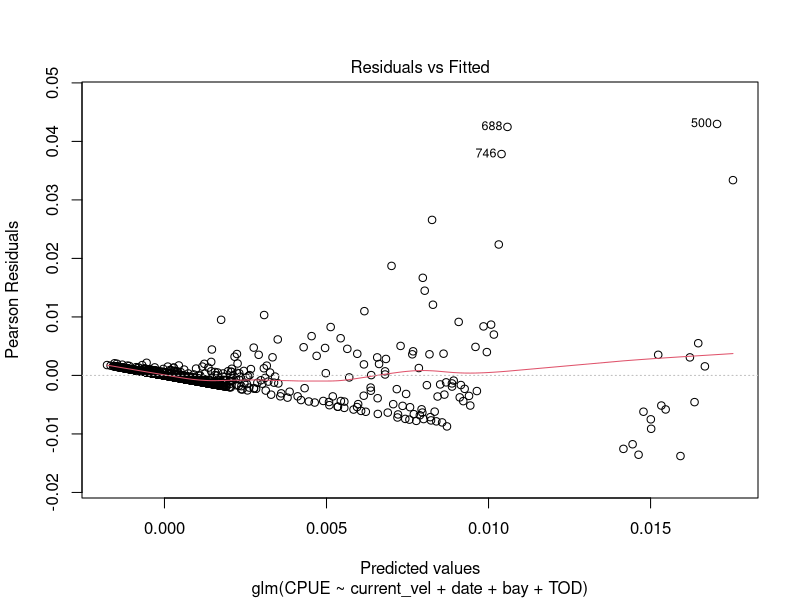
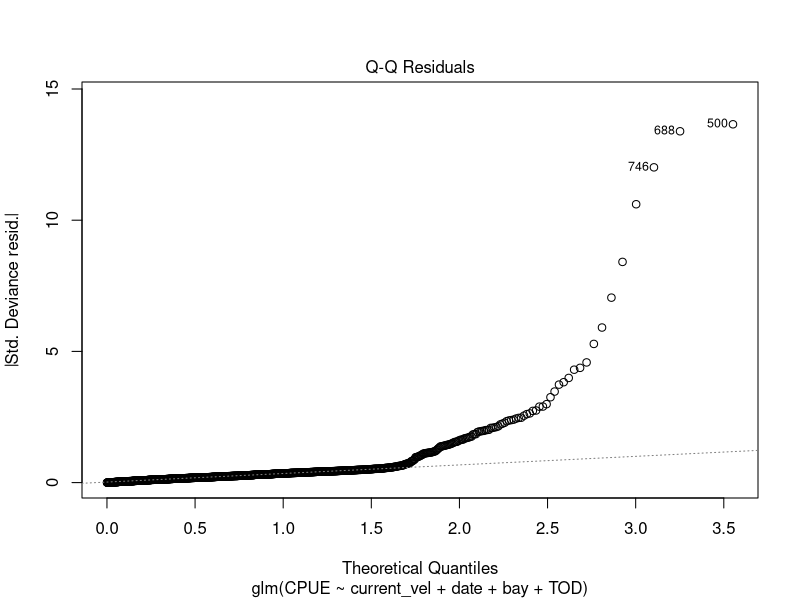
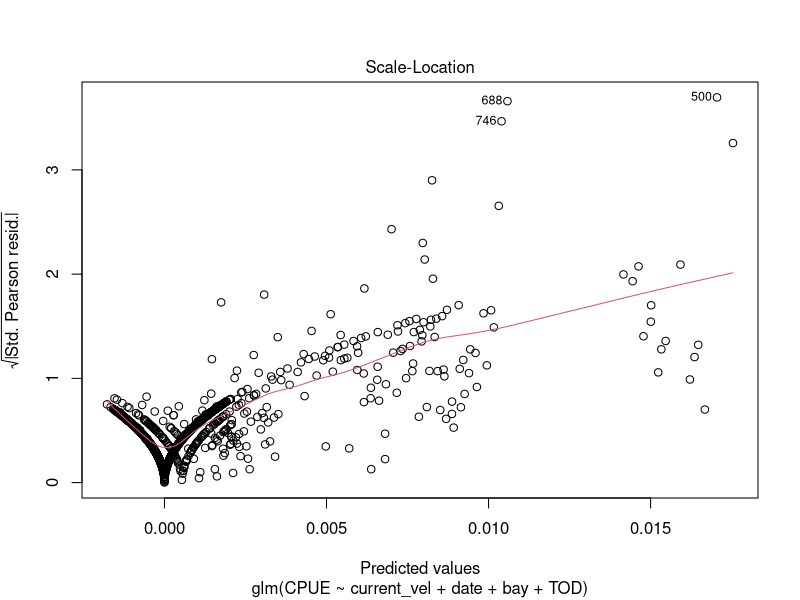
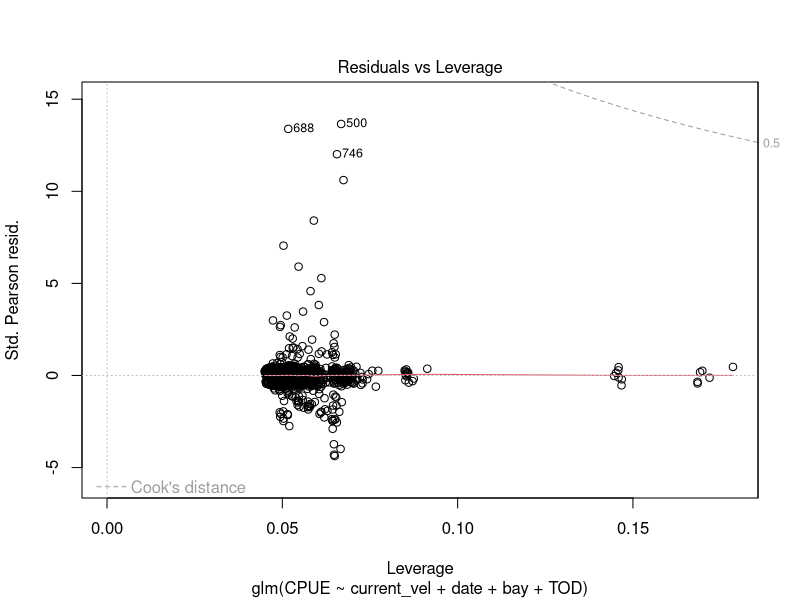
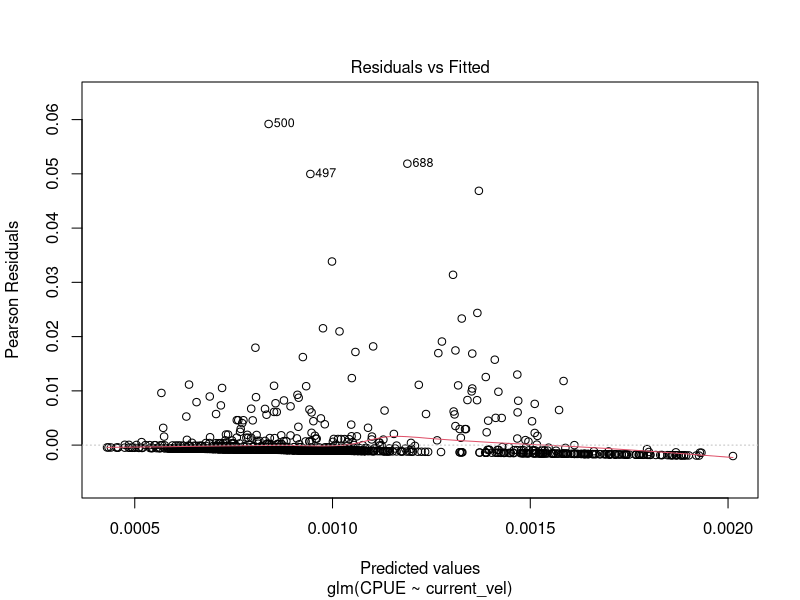
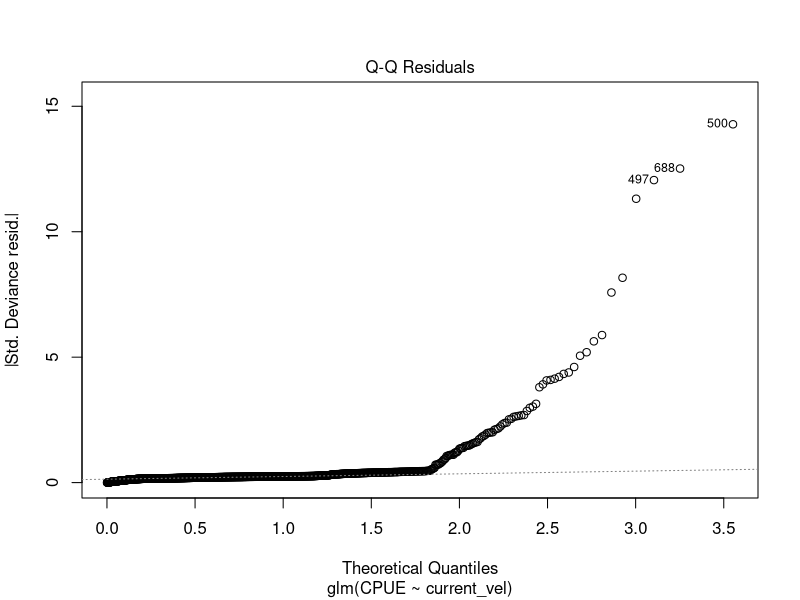
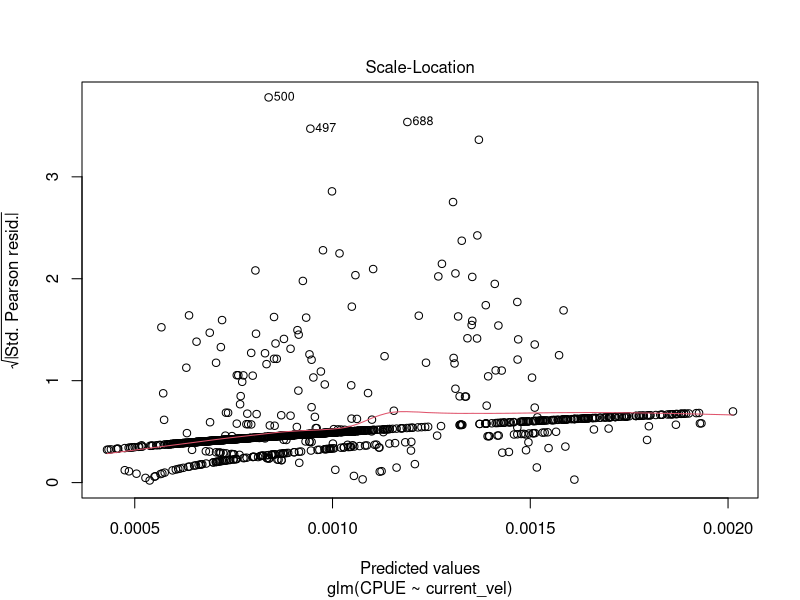
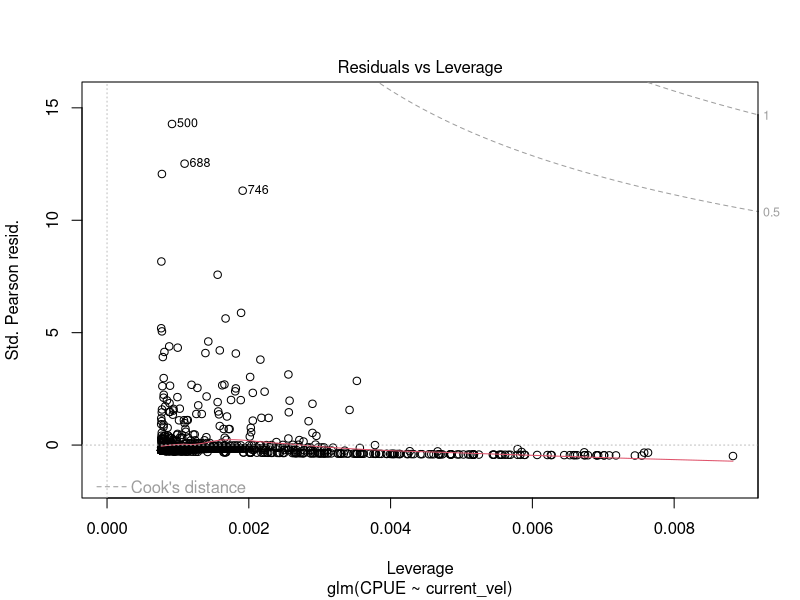

The R source for these figures, in order: (Note: this script raises an error after producing the figures.)
# Standardized CPUE based on work of 
    # Campbell 2015
    # Campbell 2004
    # Carruthers et al 2011 


# To start, will just use raw total data (i.e., not specific to a CU corrected for sub-sampling)

setwd("~/`Stock assessment/Analysis/Data files")
# Read data
data <- read.csv("TEB_leftjoin.csv")

# Libraries
library(dplyr)
library(ggplot2)
library(withr)    # with_options
library(stringr)  # str_pad
library(lme4)
library(vcdExtra)  # zero.test
library(AER)       # dispersiontest
library(tidyr)


# Set up database to work with
df <- data %>% 
  select(USID, date, run, bay, trap_type, current_speed_mps, set_start, run_time, sockeye_smolt_total) %>% 
  filter(trap_type=="RST") %>% 
  mutate_at(vars(c(8)), funs(as.character)) %>%
  mutate(run_time = paste(gsub("0:", "", run_time))) %>% 
  mutate_at(vars(c(8)), funs(as.numeric)) %>%
  mutate(run_time = run_time*60) %>% 
  mutate_at(vars(c(7)), funs(as.character)) %>% 
  mutate(set_start = with_options(c(scipen = 999), str_pad(set_start, 4, pad = "0"))) %>% 
  mutate(fished_vol = as.numeric(ifelse(run_time=="600", "1243.836",                                                                                  # Nested ifelse() command to apply volume of water fished for each run length that isn't 900 s
                                 ifelse(run_time=="1020", "2114.521",                                                                          # Syntax is "run seconds", "fished volume"
                                 ifelse(run_time=="1080", "2238.905",
                                 ifelse(run_time=="1140", "2363.288",
                                 ifelse(run_time=="1200", "2487.672",
                                 ifelse(run_time=="1260", "2612.056",
                                 ifelse(run_time=="1320", "2736.439", "1865.71"))))))))) %>%
  select(USID, date, run, bay, trap_type, fished_vol, set_start, run_time, current_speed_mps, sockeye_smolt_total) %>% 
  group_by(USID, date) %>%
  summarize(run=unique(run), bay=unique(bay), trap_type=unique(trap_type), current_vel=unique(current_speed_mps),
            TOD=unique(set_start), run_time=unique(run_time), fished_vol=unique(fished_vol), n = unique(sockeye_smolt_total)) %>% 
  mutate(CPUE=n/fished_vol) %>%
  mutate_at(vars(c(7)), funs(as.numeric)) %>% 
  mutate(month = paste(date)) %>%
  separate(month, c("y","m","d")) %>%
  mutate(m = ifelse(m=="04", "April", 
                 ifelse(m=="05", "May", "June"))) %>% 
  rename(month=m) %>%
  select(-c(y, d))

# Replace the one negative current value with an NA 
df[1108,6] <- NA


#####

# Create model structure

m.global <- glm(CPUE ~ current_vel + date + bay + TOD, data=df, family=gaussian(link="identity"))
plot(m.global)

ass1 <- glm(CPUE ~ current_vel, data=df, family=gaussian(link="identity"))
plot(ass1)
r1<-resid(ass1)
plot(r1)
hist(r1)
qqnorm(r1)

ass2 <- glm(CPUE ~ TOD, data=df, family=gaussian(link="identity"))
plot(ass2)
r2<-resid(ass2)
plot(r2)
hist(r2)
qqnorm(r2)

# Assess collinearity 
z <- cbind(df$CPUE, df$current_vel, df$date, df$bay, df$TOD)
colnames(z) <- c("CPUE", "current velocity", "date", "bay", "TOD")
cor(z)
pairs(z)

panel.cor <- function(x, y, digits=2, prefix="", cex.cor, ...)
{
  usr=par("usr"); on.exit(par(usr))
  par(usr = c(0, 1, 0, 1))
  r = cor(x, y, use="na.or.complete")
  txt = format(c(r, 0.123456789), digits=digits)[1]
  txt = paste(prefix, txt, sep="")
  if(missing(cex.cor)) cex.cor = 0.8/strwidth(txt)
  text(0.5, 0.5, txt, cex=2.5)
}

pairs(z,
      upper.panel = panel.cor,
      cex=3,
      pch=16)

    # Can see high degree of zero inflation just based on pairs plot but will assess anyway

# zero-inflation - requires NA removed
df.nona <- df %>% 
  na.omit()
  
zero.test(df.nona$CPUE)
  # p < 2.22e-16 therefore zero inflated 


###########################################

# Create binary dataset 

df <- df %>% 
  mutate(binary_catch = ifelse(n=="0", "0", "1")) %>% 
  mutate_at(vars(c(13)), funs(as.numeric))

# Fit GLM 
m.binom <- glm(binary_catch ~ month + current_vel + bay + TOD, data=df, family=binomial(link="logit"))


############################################

# Create non-zero dataset

pois.df <- df %>% 
  filter(n != "0") %>% 
  select(-binary_catch)

m.pois <- glm(CPUE ~ month + current_vel + bay + TOD, data=pois.df, family=quasipoisson(link="log"))

plot(m.pois)

## 
